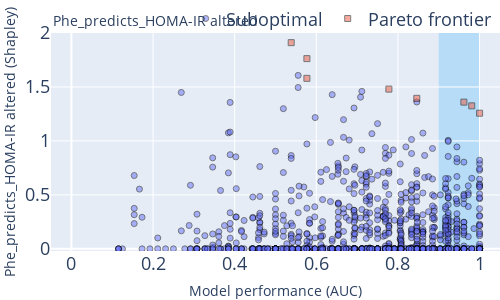

Source (notebook cell):
### Code cell
make_pareto_plot(studies[0])

### Figure 1 — Plotly figure (JSON) as saved in the notebook; plotly's stock layout.template omitted (floating-point values rounded to 4 significant figures; data arrays with more than 128 entries replaced by an {"elided": "..."} marker saying what was removed)
{"data": [{"marker": {"line": {"color": "black", "width": 1}, "opacity": 0.5, "size": 6, "symbol": "circle"}, "mode": "markers", "name": "Suboptimal", "type": "scatter", "x": {"elided": "992 float values"}, "y": {"elided": "992 float values"}}, {"marker": {"line": {"color": "black", "width": 1}, "opacity": 0.5, "size": 6, "symbol": "square"}, "mode": "markers", "name": "Pareto frontier", "type": "scatter", "x": [1, 0.8462, 0.5769, 0.5385, 0.9808, 0.7778, 0.9615, 0.5769], "y": [1.257, 1.395, 1.763, 1.911, 1.325, 1.48, 1.359, 1.58]}], "layout": {"annotations": [{"font": {"size": 14}, "showarrow": false, "text": "Phe_predicts_HOMA-IR altered", "x": 0, "xref": "paper", "y": 1.11, "yref": "paper"}], "font": {"size": 18}, "height": 300, "legend": {"bgcolor": "rgba(255, 255, 255, 0)", "orientation": "h", "x": 0.3, "y": 1.15}, "margin": {"b": 0, "l": 0, "r": 0, "t": 0}, "shapes": [{"fillcolor": "LightSkyBlue", "layer": "below", "line": {"width": 0}, "opacity": 0.5, "type": "rect", "x0": 0.9, "x1": 1, "xref": "x", "y0": 0, "y1": 1, "yref": "paper"}], "width": 500, "xaxis": {"range": [-0.05, 1.05], "title": {"font": {"size": 14}, "text": "Model performance (AUC)"}}, "yaxis": {"range": [-0.02, 2], "title": {"font": {"size": 14}, "text": "Phe_predicts_HOMA-IR altered (Shapley)"}}}}
